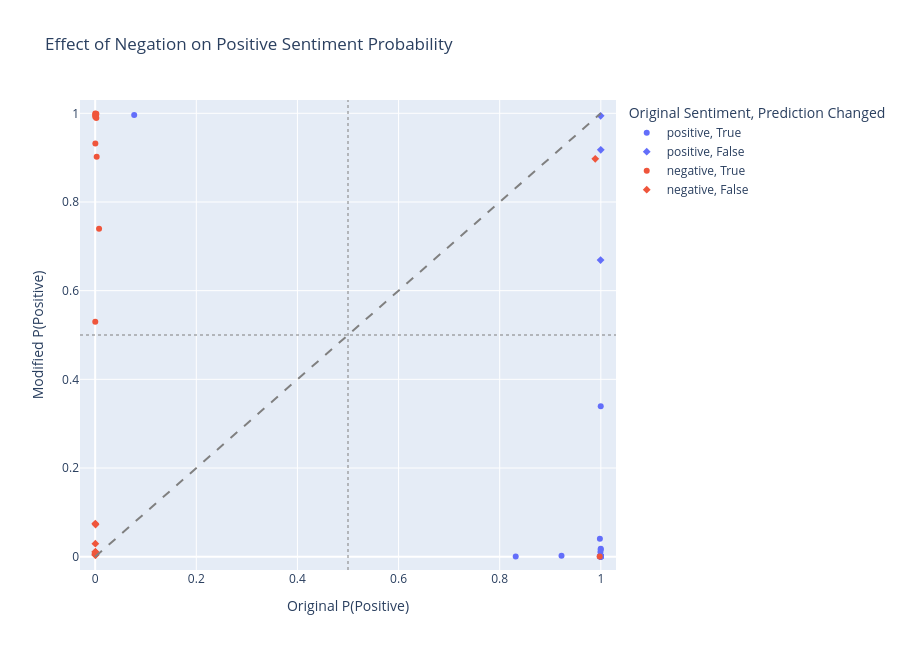

The cell this chart's notebook holds for it:
### Markdown cell above
## 10. Interactive Visualization

### 10.1 Original vs. Modified Sentiment Probability

This scatter plot compares the positive sentiment probability assigned to each original sentence against the probability assigned to its negated version.

Each point represents one sentence pair.

The visualization allows us to investigate how negation influences sentiment predictions, distinguish originally positive and negative sentences, and identify examples where the model's behavior differs from the expected pattern.

### Code cell
import plotly.express as px

fig = px.scatter(
    results_df,

    x="original_positive_probability",
    y="modified_positive_probability",

    color="original_label",
    symbol="prediction_flipped",

    hover_name="pair_id",

    hover_data={
        "original_sentence": True,
        "modified_sentence": True,
        "original_prediction": True,
        "modified_prediction": True,
        "positive_probability_change": ":.4f",
        "confidence_change": ":.4f",
        "original_label": True
    },

    title="Effect of Negation on Positive Sentiment Probability",

    labels={
        "original_positive_probability":
            "Original P(Positive)",

        "modified_positive_probability":
            "Modified P(Positive)",

        "original_label":
            "Original Sentiment",

        "prediction_flipped":
            "Prediction Changed"
    }
)

# Reference: no probability change
fig.add_shape(
    type="line",
    x0=0, y0=0,
    x1=1, y1=1,
    line=dict(color="gray", dash="dash")
)

# Binary classification thresholds
fig.add_hline(
    y=0.5,
    line_dash="dot",
    line_color="gray",
    opacity=0.5
)

fig.add_vline(
    x=0.5,
    line_dash="dot",
    line_color="gray",
    opacity=0.5
)

fig.update_layout(
    xaxis=dict(range=[-0.03, 1.03]),
    yaxis=dict(range=[-0.03, 1.03]),
    height=650,
    width=900
)

fig.show()

### Figure 1 — Plotly figure (JSON) as saved in the notebook; plotly's stock layout.template omitted (floating-point values rounded to 4 significant figures; data arrays with more than 128 entries replaced by an {"elided": "..."} marker saying what was removed)
{"data": [{"customdata": {"elided": "26x7 mixed values"}, "hovertemplate": "<b>%{hovertext}</b><br><br>Original Sentiment=%{customdata[6]}<br>Prediction Changed=True<br>Original P(Positive)=%{x}<br>Modified P(Positive)=%{y}<br>original_sentence=%{customdata[0]}<br>modified_sentence=%{customdata[1]}<br>original_prediction=%{customdata[2]}<br>modified_prediction=%{customdata[3]}<br>positive_probability_change=%{customdata[4]:.4f}<br>confidence_change=%{customdata[5]:.4f}<extra></extra>", "hovertext": ["N001", "N002", "N003", "N004", "N005", "N006", "N007", "N008", "N009", "N010", "N011", "N012", "N013", "N014", "N015", "N017", "N018", "N019", "N020", "N021", "N022", "N023", "N025", "N026", "N027", "N029"], "legendgroup": "positive, True", "marker": {"color": "#636efa", "symbol": "circle"}, "mode": "markers", "name": "positive, True", "orientation": "v", "showlegend": true, "type": "scatter", "x": [0.9998, 0.8317, 0.9998, 0.9998, 0.9998, 0.9998, 0.9999, 0.9986, 0.9999, 0.9997, 0.9999, 0.9998, 0.9982, 0.9997, 0.9992, 0.9998, 0.9998, 0.9222, 0.9997, 0.07716, 0.9998, 0.9998, 0.9998, 0.9992, 0.998, 0.9998], "xaxis": "x", "y": [0.001688, 0.0006159, 0.0003129, 0.01645, 0.0179, 0.0002353, 0.0005916, 0.0002539, 0.0002746, 0.0008852, 0.0002644, 0.0002644, 0.04031, 0.0002966, 0.001169, 0.0002826, 0.0003951, 0.00224, 0.002142, 0.9961, 0.002411, 0.0006423, 0.3396, 0.01051, 0.0003375, 0.0002653], "yaxis": "y"}, {"customdata": [["the film is quiet , threatening and unforgettable . ", "the film is not quiet , threatening and unforgettable . ", "POSITIVE", "POSITIVE", -0.005341, -0.005341, "positive"], ["the emotions are raw and will strike a nerve with anyone who 's ever had family trauma . ", "the emotions are not raw and will strike a nerve with anyone who 's ever had family trauma . ", "POSITIVE", "POSITIVE", -0.3305, -0.3305, "positive"], ["a delectable and intriguing thriller filled with surprises , read my lips is an original . ", "a delectable and intriguing thriller filled with surprises , read my lips is not an original . ", "POSITIVE", "POSITIVE", -0.08224, -0.08224, "positive"]], "hovertemplate": "<b>%{hovertext}</b><br><br>Original Sentiment=%{customdata[6]}<br>Prediction Changed=False<br>Original P(Positive)=%{x}<br>Modified P(Positive)=%{y}<br>original_sentence=%{customdata[0]}<br>modified_sentence=%{customdata[1]}<br>original_prediction=%{customdata[2]}<br>modified_prediction=%{customdata[3]}<br>positive_probability_change=%{customdata[4]:.4f}<br>confidence_change=%{customdata[5]:.4f}<extra></extra>", "hovertext": ["N016", "N024", "N028"], "legendgroup": "positive, False", "marker": {"color": "#636efa", "symbol": "diamond"}, "mode": "markers", "name": "positive, False", "orientation": "v", "showlegend": true, "type": "scatter", "x": [0.9996, 0.9995, 0.9999], "xaxis": "x", "y": [0.9943, 0.669, 0.9176], "yaxis": "y"}, {"customdata": [["this is so bad . ", "this is not so bad . ", "NEGATIVE", "POSITIVE", 0.9993, -0.0002593, "negative"], ["i 'll bet the video game is a lot more fun than the film . ", "i 'll bet the video game is not a lot more fun than the film . ", "POSITIVE", "NEGATIVE", -0.9974, 0.001936, "negative"], ["one of those pictures whose promising , if rather precious , premise is undercut by amateurish execution . ", "one of those pictures whose promising , if rather precious , premise is not undercut by amateurish execution . ", "NEGATIVE", "POSITIVE", 0.5296, -0.47, "negative"], ["do n't be fooled by the impressive cast list - eye see you is pure junk . ", "do n't be fooled by the impressive cast list - eye see you is not pure junk . ", "NEGATIVE", "POSITIVE", 0.9973, 0.0006766, "negative"], ["this is a shameless sham , calculated to cash in on the popularity of its stars . ", "this is not a shameless sham , calculated to cash in on the popularity of its stars . ", "NEGATIVE", "POSITIVE", 0.9314, -0.0679, "negative"], ["whaley 's determination to immerse you in sheer , unrelenting wretchedness is exhausting . ", "whaley 's determination to immerse you in sheer , unrelenting wretchedness is not exhausting . ", "NEGATIVE", "POSITIVE", 0.9937, -0.004792, "negative"], ["less dizzying than just dizzy , the jaunt is practically over before it begins . ", "less dizzying than just dizzy , the jaunt is not practically over before it begins . ", "NEGATIVE", "POSITIVE", 0.7317, -0.2529, "negative"], ["this movie is maddening . ", "this movie is not maddening . ", "NEGATIVE", "POSITIVE", 0.9967, -0.002889, "negative"], ["i had to look away - this was god awful . ", "i had to look away - this was not god awful . ", "NEGATIVE", "POSITIVE", 0.8991, -0.09488, "negative"], ["detox is ultimately a pointless endeavor . ", "detox is not ultimately a pointless endeavor . ", "NEGATIVE", "POSITIVE", 0.9918, -0.00782, "negative"], ["every time you look , sweet home alabama is taking another bummer of a wrong turn . ", "every time you look , sweet home alabama is not taking another bummer of a wrong turn . ", "NEGATIVE", "POSITIVE", 0.996, 0.0006073, "negative"], ["( e ) ventually , every idea in this film is flushed down the latrine of heroism . ", "( e ) ventually , every idea in this film is not flushed down the latrine of heroism . ", "NEGATIVE", "POSITIVE", 0.9868, -0.008563, "negative"]], "hovertemplate": "<b>%{hovertext}</b><br><br>Original Sentiment=%{customdata[6]}<br>Prediction Changed=True<br>Original P(Positive)=%{x}<br>Modified P(Positive)=%{y}<br>original_sentence=%{customdata[0]}<br>modified_sentence=%{customdata[1]}<br>original_prediction=%{customdata[2]}<br>modified_prediction=%{customdata[3]}<br>positive_probability_change=%{customdata[4]:.4f}<br>confidence_change=%{customdata[5]:.4f}<extra></extra>", "hovertext": ["N030", "N031", "N033", "N035", "N038", "N040", "N041", "N042", "N044", "N046", "N047", "N048"], "legendgroup": "negative, True", "marker": {"color": "#EF553B", "symbol": "circle"}, "mode": "markers", "name": "negative, True", "orientation": "v", "showlegend": true, "type": "scatter", "x": [0.0002189, 0.9977, 0.000209, 0.001698, 0.0003578, 0.0007709, 0.007695, 0.0002117, 0.002994, 0.0001881, 0.002324, 0.002298], "xaxis": "x", "y": [0.9995, 0.000315, 0.5298, 0.999, 0.9317, 0.9944, 0.7394, 0.9969, 0.9021, 0.992, 0.9983, 0.9891], "yaxis": "y"}, {"customdata": [["... is an arthritic attempt at directing by callie khouri . ", "... is not an arthritic attempt at directing by callie khouri . ", "NEGATIVE", "NEGATIVE", 0.003029, -0.003029, "negative"], ["in execution , this clever idea is far less funny than the original , killers from space . ", "in execution , this clever idea is not far less funny than the original , killers from space . ", "NEGATIVE", "NEGATIVE", 0.07435, -0.07435, "negative"], ["the entire movie is about a boring , sad man being boring and sad . ", "the entire movie is not about a boring , sad man being boring and sad . ", "NEGATIVE", "NEGATIVE", 0.07182, -0.07182, "negative"], ["tries to add some spice to its quirky sentiments but the taste is all too familiar . ", "tries to add some spice to its quirky sentiments but the taste is not all too familiar . ", "NEGATIVE", "NEGATIVE", 0.0289, -0.0289, "negative"], ["mattei is tiresomely grave and long-winded , as if circularity itself indicated profundity . ", "mattei is not tiresomely grave and long-winded , as if circularity itself indicated profundity . ", "NEGATIVE", "NEGATIVE", 0.007755, -0.007755, "negative"], ["i 'd have to say the star and director are the big problems here . ", "i 'd have to say the star and director are not the big problems here . ", "NEGATIVE", "NEGATIVE", 0.01025, -0.01025, "negative"], ["the problem with this film is that it lacks focus . ", "the problem with this film is not that it lacks focus . ", "NEGATIVE", "NEGATIVE", 0.004014, -0.004014, "negative"], ["at least one scene is so disgusting that viewers may be hard pressed to retain their lunch . ", "at least one scene is not so disgusting that viewers may be hard pressed to retain their lunch . ", "NEGATIVE", "NEGATIVE", 0.00335, -0.00335, "negative"], ["the humor is forced and heavy-handed , and occasionally simply unpleasant . ", "the humor is not forced and heavy-handed , and occasionally simply unpleasant . ", "NEGATIVE", "NEGATIVE", 0.0105, -0.0105, "negative"], ["every dance becomes about seduction , where backstabbing and betrayals are celebrated , and sex is currency . ", "every dance becomes about seduction , where backstabbing and betrayals are not celebrated , and sex is currency . ", "POSITIVE", "POSITIVE", -0.0916, -0.0916, "negative"]], "hovertemplate": "<b>%{hovertext}</b><br><br>Original Sentiment=%{customdata[6]}<br>Prediction Changed=False<br>Original P(Positive)=%{x}<br>Modified P(Positive)=%{y}<br>original_sentence=%{customdata[0]}<br>modified_sentence=%{customdata[1]}<br>original_prediction=%{customdata[2]}<br>modified_prediction=%{customdata[3]}<br>positive_probability_change=%{customdata[4]:.4f}<br>confidence_change=%{customdata[5]:.4f}<extra></extra>", "hovertext": ["N032", "N034", "N036", "N037", "N039", "N043", "N045", "N049", "N050", "N051"], "legendgroup": "negative, False", "marker": {"color": "#EF553B", "symbol": "diamond"}, "mode": "markers", "name": "negative, False", "orientation": "v", "showlegend": true, "type": "scatter", "x": [0.001274, 0.0002681, 0.0007654, 0.0003887, 0.0002114, 0.0004375, 0.0002301, 0.0002509, 0.0003836, 0.989], "xaxis": "x", "y": [0.004303, 0.07462, 0.07258, 0.02929, 0.007967, 0.01069, 0.004244, 0.003601, 0.01088, 0.8974], "yaxis": "y"}], "layout": {"height": 650, "legend": {"title": {"text": "Original Sentiment, Prediction Changed"}, "tracegroupgap": 0}, "shapes": [{"line": {"color": "gray", "dash": "dash"}, "type": "line", "x0": 0, "x1": 1, "y0": 0, "y1": 1}, {"line": {"color": "gray", "dash": "dot"}, "opacity": 0.5, "type": "line", "x0": 0, "x1": 1, "xref": "x domain", "y0": 0.5, "y1": 0.5, "yref": "y"}, {"line": {"color": "gray", "dash": "dot"}, "opacity": 0.5, "type": "line", "x0": 0.5, "x1": 0.5, "xref": "x", "y0": 0, "y1": 1, "yref": "y domain"}], "title": {"text": "Effect of Negation on Positive Sentiment Probability"}, "width": 900, "xaxis": {"anchor": "y", "domain": [0, 1], "range": [-0.03, 1.03], "title": {"text": "Original P(Positive)"}}, "yaxis": {"anchor": "x", "domain": [0, 1], "range": [-0.03, 1.03], "title": {"text": "Modified P(Positive)"}}}}
